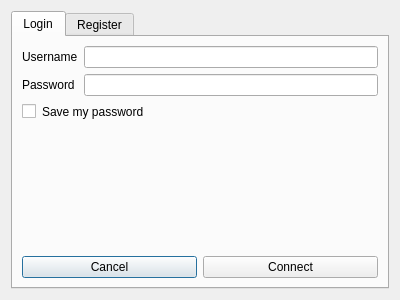
<?xml version="1.0" encoding="UTF-8"?>
<ui version="4.0">
 <class>Dialog</class>
 <widget class="QDialog" name="Dialog">
  <property name="geometry">
   <rect>
    <x>0</x>
    <y>0</y>
    <width>400</width>
    <height>300</height>
   </rect>
  </property>
  <property name="windowTitle">
   <string>Dialog</string>
  </property>
  <layout class="QVBoxLayout" name="verticalLayout">
   <item>
    <widget class="QTabWidget" name="tabWidget">
     <property name="currentIndex">
      <number>0</number>
     </property>
     <widget class="QWidget" name="loginTab">
      <attribute name="title">
       <string>Login</string>
      </attribute>
      <layout class="QVBoxLayout" name="verticalLayout_2">
       <item>
        <layout class="QFormLayout" name="formLayout">
         <property name="sizeConstraint">
          <enum>QLayout::SetDefaultConstraint</enum>
         </property>
         <property name="fieldGrowthPolicy">
          <enum>QFormLayout::AllNonFixedFieldsGrow</enum>
         </property>
         <item row="0" column="0">
          <widget class="QLabel" name="usernameLabel">
           <property name="text">
            <string>Username</string>
           </property>
          </widget>
         </item>
         <item row="0" column="1">
          <widget class="QLineEdit" name="usernameLineEdit"/>
         </item>
         <item row="1" column="0">
          <widget class="QLabel" name="passwordLabel">
           <property name="text">
            <string>Password</string>
           </property>
          </widget>
         </item>
         <item row="1" column="1">
          <widget class="QLineEdit" name="passwordLineEdit">
           <property name="echoMode">
            <enum>QLineEdit::Password</enum>
           </property>
          </widget>
         </item>
        </layout>
       </item>
       <item>
        <layout class="QHBoxLayout" name="horizontalLayout_2">
         <property name="spacing">
          <number>6</number>
         </property>
         <property name="sizeConstraint">
          <enum>QLayout::SetDefaultConstraint</enum>
         </property>
         <item>
          <widget class="QCheckBox" name="saveMyPasswordCheckBox"/>
         </item>
         <item>
          <widget class="QLabel" name="saveMyPasswordLabel">
           <property name="text">
            <string>Save my password</string>
           </property>
          </widget>
         </item>
         <item>
          <spacer name="horizontalSpacer">
           <property name="orientation">
            <enum>Qt::Horizontal</enum>
           </property>
           <property name="sizeHint" stdset="0">
            <size>
             <width>40</width>
             <height>20</height>
            </size>
           </property>
          </spacer>
         </item>
        </layout>
       </item>
       <item>
        <spacer name="verticalSpacer">
         <property name="orientation">
          <enum>Qt::Vertical</enum>
         </property>
         <property name="sizeHint" stdset="0">
          <size>
           <width>20</width>
           <height>40</height>
          </size>
         </property>
        </spacer>
       </item>
       <item>
        <layout class="QHBoxLayout" name="horizontalLayout">
         <item>
          <widget class="QPushButton" name="pushButton_2">
           <property name="text">
            <string>Cancel</string>
           </property>
          </widget>
         </item>
         <item>
          <widget class="QPushButton" name="pushButton">
           <property name="text">
            <string>Connect</string>
           </property>
          </widget>
         </item>
        </layout>
       </item>
      </layout>
     </widget>
     <widget class="QWidget" name="registerTab">
      <attribute name="title">
       <string>Register</string>
      </attribute>
      <layout class="QVBoxLayout" name="verticalLayout_4">
       <item>
        <layout class="QFormLayout" name="formLayout_9">
         <property name="fieldGrowthPolicy">
          <enum>QFormLayout::AllNonFixedFieldsGrow</enum>
         </property>
         <item row="0" column="0">
          <widget class="QLabel" name="usernameLabel_2">
           <property name="text">
            <string>Username</string>
           </property>
          </widget>
         </item>
         <item row="0" column="1">
          <widget class="QLineEdit" name="usernameLineEdit_2"/>
         </item>
         <item row="1" column="0">
          <widget class="QLabel" name="passwordLabel_2">
           <property name="text">
            <string>Password</string>
           </property>
          </widget>
         </item>
         <item row="1" column="1">
          <widget class="QLineEdit" name="passwordLineEdit_2">
           <property name="echoMode">
            <enum>QLineEdit::Password</enum>
           </property>
          </widget>
         </item>
        </layout>
       </item>
       <item>
        <spacer name="verticalSpacer_2">
         <property name="orientation">
          <enum>Qt::Vertical</enum>
         </property>
         <property name="sizeHint" stdset="0">
          <size>
           <width>20</width>
           <height>40</height>
          </size>
         </property>
        </spacer>
       </item>
       <item>
        <layout class="QHBoxLayout" name="horizontalLayout_5">
         <item>
          <widget class="QPushButton" name="pushButton_4">
           <property name="text">
            <string>Cancel</string>
           </property>
          </widget>
         </item>
         <item>
          <widget class="QPushButton" name="pushButton_3">
           <property name="text">
            <string>Register</string>
           </property>
          </widget>
         </item>
        </layout>
       </item>
      </layout>
     </widget>
    </widget>
   </item>
  </layout>
 </widget>
 <resources/>
 <connections/>
</ui>
